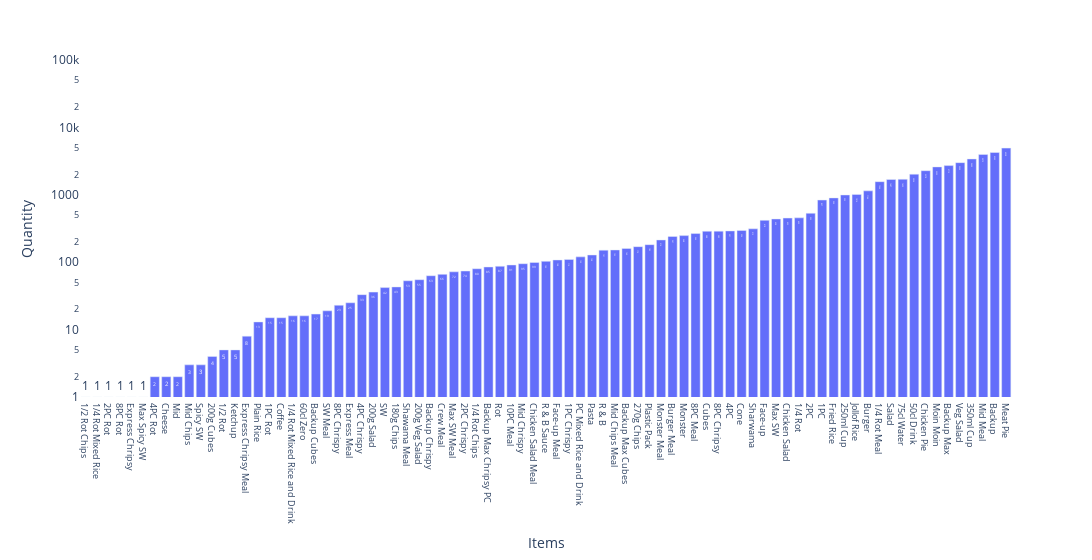

Source (notebook cell):
### Code cell
fig = px.bar(df_tem, x='Items', y='Quantity',text='Quantity')
fig.update_xaxes(type='category',categoryorder='total ascending',tickfont=dict(size=9))
fig.update_layout(width=2000,plot_bgcolor='rgba(0,0,0,0)')
fig.update_yaxes(type='log',range=[0,5])
fig.update_traces(texttemplate='%{text}')

### Figure 1 — Plotly figure (JSON) as saved in the notebook; plotly's stock layout.template omitted (floating-point values rounded to 4 significant figures)
{"data": [{"alignmentgroup": "True", "hovertemplate": "Items=%{x}<br>Quantity=%{text}<extra></extra>", "legendgroup": "", "marker": {"color": "#636efa", "pattern": {"shape": ""}}, "name": "", "offsetgroup": "", "orientation": "v", "showlegend": false, "text": [5, 1, 455, 80, 1566, 1, 16, 91, 43, 837, 110, 15, 4, 36, 55, 995, 170, 532, 74, 1, 3405, 291, 33, 2, 2024, 16, 1699, 289, 23, 266, 1, 4242, 63, 17, 2713, 85, 160, 1144, 241, 2, 2278, 452, 99, 15, 296, 66, 288, 1, 8, 25, 418, 108, 900, 1014, 5, 438, 72, 1, 4928, 2, 3, 152, 95, 3973, 2595, 248, 214, 120, 128, 13, 182, 151, 103, 87, 42, 19, 1687, 313, 53, 3, 3000], "textposition": "auto", "texttemplate": "%{text}", "type": "bar", "x": ["1/2 Rot", "1/2 Rot Chips", "1/4 Rot", "1/4 Rot Chips", "1/4 Rot Meal", "1/4 Rot Mixed Rice", "1/4 Rot Mixed Rice and Drink", "10PC Meal", "180g Chips", "1PC", "1PC Chrispy", "1PC Rot", "200g Cubes", "200g Salad", "200g Veg Salad", "250ml Cup", "270g Chips", "2PC", "2PC Chrispy", "2PC Rot", "350ml Cup", "4PC", "4PC Chrispy", "4PC Rot", "50cl Drink", "60cl Zero", "75cl Water", "8PC Chripsy", "8PC Chrispy", "8PC Meal", "8PC Rot", "Backup", "Backup Chrispy", "Backup Cubes", "Backup Max", "Backup Max Chripsy PC", "Backup Max Cubes", "Burger", "Burger Meal", "Cheese", "Chicken Pie", "Chicken Salad", "Chicken Salad Meal", "Coffee", "Cone", "Crew Meal", "Cubes", "Express Chripsy", "Express Chripsy Meal", "Express Meal", "Face-up", "Face-up Meal", "Fried Rice", "Jollof Rice", "Ketchup", "Max SW", "Max SW Meal", "Max Spicy SW", "Meat Pie", "Mid", "Mid Chips", "Mid Chips Meal", "Mid Chrispy", "Mid Meal", "Moin Moin", "Monster", "Monster Meal", "PC Mixed Rice and Drink", "Pasta", "Plain Rice", "Plastic Pack", "R & B", "R & B Sauce", "Rot", "SW", "SW Meal", "Salad", "Sharwama", "Shawama Meal", "Spicy SW", "Veg Salad"], "xaxis": "x", "y": [5, 1, 455, 80, 1566, 1, 16, 91, 43, 837, 110, 15, 4, 36, 55, 995, 170, 532, 74, 1, 3405, 291, 33, 2, 2024, 16, 1699, 289, 23, 266, 1, 4242, 63, 17, 2713, 85, 160, 1144, 241, 2, 2278, 452, 99, 15, 296, 66, 288, 1, 8, 25, 418, 108, 900, 1014, 5, 438, 72, 1, 4928, 2, 3, 152, 95, 3973, 2595, 248, 214, 120, 128, 13, 182, 151, 103, 87, 42, 19, 1687, 313, 53, 3, 3000], "yaxis": "y"}], "layout": {"barmode": "relative", "legend": {"tracegroupgap": 0}, "margin": {"t": 60}, "plot_bgcolor": "rgba(0,0,0,0)", "width": 2000, "xaxis": {"anchor": "y", "categoryorder": "total ascending", "domain": [0, 1], "tickfont": {"size": 9}, "title": {"text": "Items"}, "type": "category"}, "yaxis": {"anchor": "x", "domain": [0, 1], "range": [0, 5], "title": {"text": "Quantity"}, "type": "log"}}}
